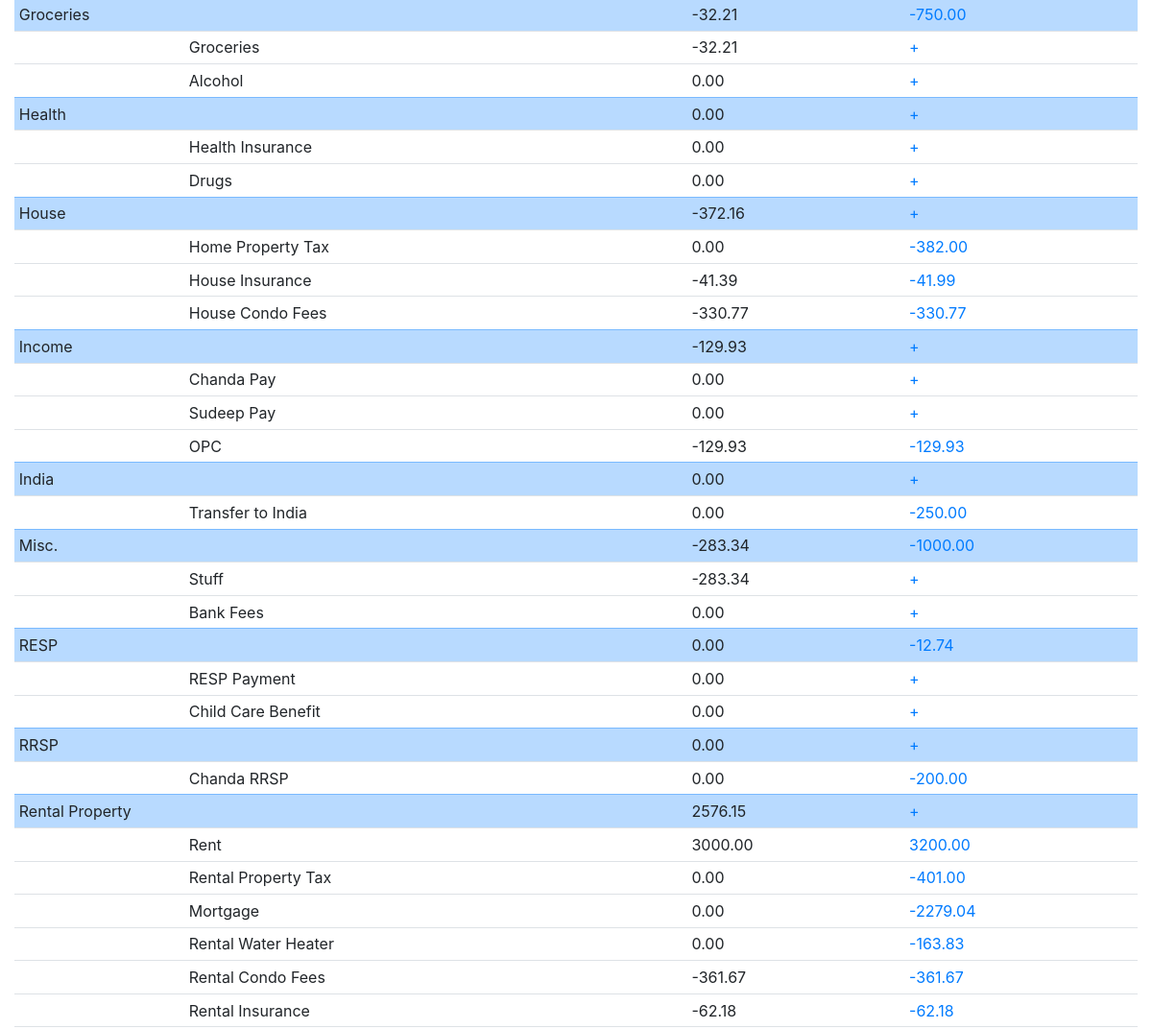
Page /budget/ (middle part) on the earlier database version.
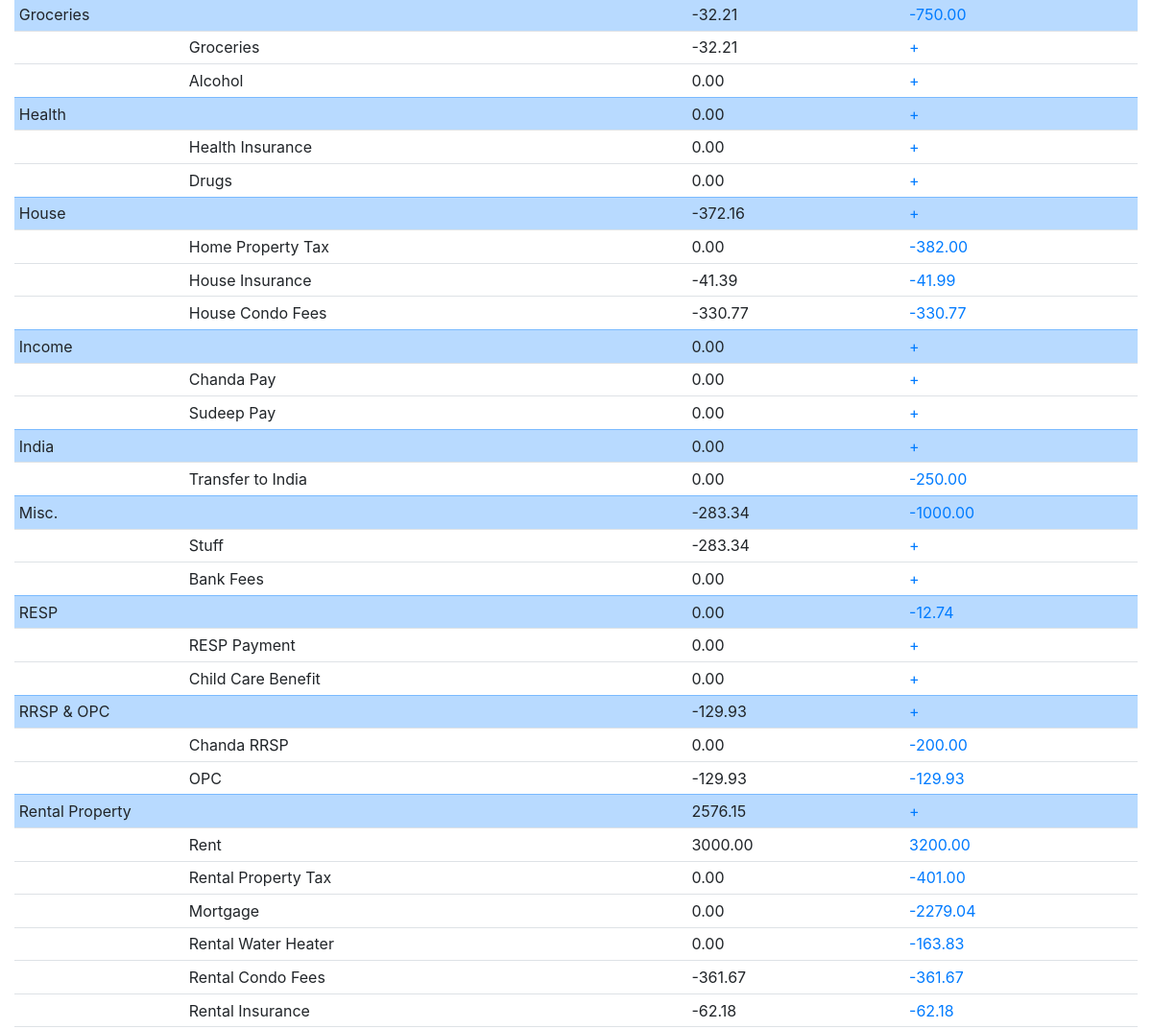
Same page on the later database version.
### category/models.py (models this page shows, shortened)
class CategoryGroup(models.Model):
	name = models.CharField(max_length=50, blank=True, null=True)
	budget = models.DecimalField(max_digits=8, decimal_places=2, blank=True, null=True)
	class Meta:
		verbose_name='Category Group'

class Category(models.Model):
	name = models.CharField(max_length=50, blank=True)
	group = models.ForeignKey(CategoryGroup, on_delete=models.PROTECT, blank=True, null=True)
	budget = models.DecimalField(max_digits=8, decimal_places=2, blank=True, null=True)
	class Meta:
		verbose_name_plural = 'Categories'

### budget/views.py (the view)
# urls.py: path('', BudgetView.as_view(), name='budget-list'),
class BudgetView(TemplateView):
	template_name = 'budget_list.html'
	def get_context_data(self, **kwargs):
		context = super().get_context_data(**kwargs)
		view_title='Budget by Category for'
		view_url='budget-list'
		context, view_date=view_title_context_data(self, context, view_url, view_title)
		budget_list=[]
		cat_group_list=CategoryGroup.objects.all().order_by('name')
		for cat_group in cat_group_list:
			cat_list=[]
			cat_list_in_group = Category.objects.filter(group=cat_group)
			group_sum = Transaction.objects.filter(
				category__in=cat_list_in_group,
				date__month=view_date.month,
				date__year=view_date.year).aggregate(Sum('amount'))
			for cat_item in cat_list_in_group:
				cat_sum=Transaction.objects.filter(
					category=cat_item,
					date__month=view_date.month,
					date__year=view_date.year).aggregate(Sum('amount'))
				cat_list.append((cat_item,cat_sum))
			group_list=(cat_group,group_sum,cat_list)
			budget_list.append(group_list)
		context['budget_list']=budget_list
		return context

### inthebank/views.py (called while the page is built)
def view_date_control(year, month):
	today=datetime.date.today()
	if year:
		view_date=datetime.date(year,month,1)
		prev=view_date + relativedelta(months=-1)
		if view_date.month != today.month or view_date.year != today.year:
			next = view_date + relativedelta(months=+1)
		else:
			next = None
	else: #First load so starts with Today
		view_date=datetime.date.today()
		prev=view_date + relativedelta(months=-1)
		next = None
	return {'prev':prev, 'next':next, 'view_date':view_date}

def view_title_context_data(self, context, view_url, view_title):
	if self.kwargs:
		return_control=view_date_control(self.kwargs['year'],self.kwargs['month'])
	else:
		return_control=view_date_control(None, None)
	view_date = return_control['view_date']
	context['title']=view_title
	context['view_url']=view_url
	context['prev']=return_control['prev']
	context['next']=return_control['next']
	context['view_date']=view_date
	return context, view_date

### templates/budget_list.html (shortened to what this page needs)
{% extends "base.html" %}
{% load crispy_forms_tags %}
{% block main_content %}
	<table class="table table-sm">
		<tbody>
		{% for group in budget_list %}
			<tr class="table-primary">
				<td colspan='2'>{{group.0.name}}</td>
				<td>{{group.1.amount__sum|floatformat:"2"|default:"0.00"}}</td>
				<td><a href="{% url 'categorygroupbudget-update' group.0.pk %}?next={{request.path|urlencode}}"">
				{% if group.0.budget %}
					{{group.0.budget}}
				{% else %}
					+
				{% endif %}
				</a></td>
			</tr>
			{% for cat in group.2 %}
			<tr>
				<td></td>
				<td>{{cat.0.name}}</td>
				<td>{{cat.1.amount__sum|floatformat:"2"|default:"0.00"}}</td>
				<td><a href="{% url 'categorybudget-update' cat.0.pk %}?next={{request.path|urlencode}}"">
				{% if cat.0.budget %}
					{{cat.0.budget}}
				{% else %}
					+
				{% endif %}
				</a></td>
			</tr>
			{% endfor %}
		{% endfor %}
		</tbody>
	</table>
{% endblock %}

Differences in the rows shown:
changed CategoryGroup "Income": group "-129.93" → "0.00"; loses Category (name "OPC", budget "-129.93")
changed CategoryGroup: name "RRSP" → "RRSP & OPC"; budget "0.00" → "-129.93"; gains Category (name "OPC", budget "-129.93")
